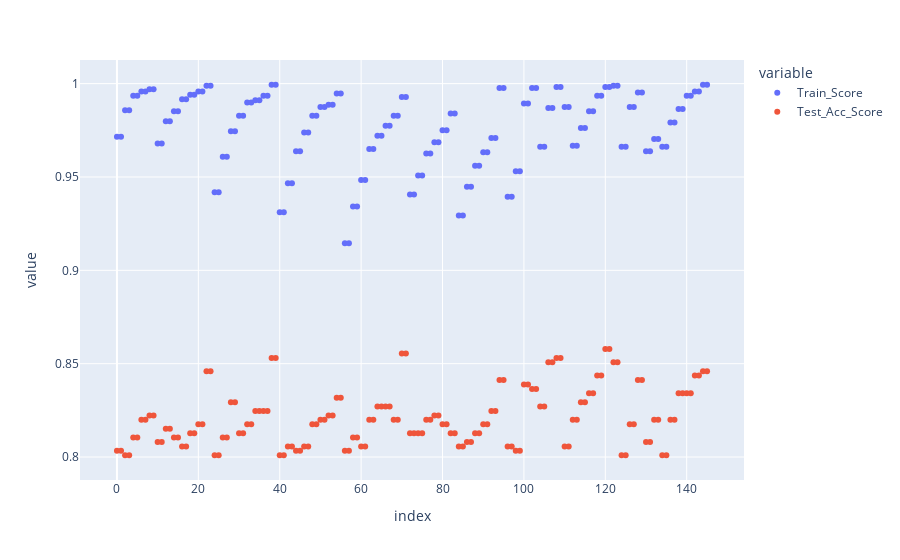

Notebook code cell kept with this figure:
### Code cell
px.scatter(df_xgb1, x = 'index', y = 'value', color= 'variable')

### Figure 1 — Plotly figure (JSON) as saved in the notebook; plotly's stock layout.template omitted (floating-point values rounded to 4 significant figures; data arrays with more than 128 entries replaced by an {"elided": "..."} marker saying what was removed)
{"data": [{"hovertemplate": "variable=Train_Score<br>index=%{x}<br>value=%{y}<extra></extra>", "legendgroup": "Train_Score", "marker": {"color": "#636efa", "symbol": "circle"}, "mode": "markers", "name": "Train_Score", "orientation": "v", "showlegend": true, "type": "scatter", "x": {"elided": "146 int values"}, "xaxis": "x", "y": {"elided": "146 float values"}, "yaxis": "y"}, {"hovertemplate": "variable=Test_Acc_Score<br>index=%{x}<br>value=%{y}<extra></extra>", "legendgroup": "Test_Acc_Score", "marker": {"color": "#EF553B", "symbol": "circle"}, "mode": "markers", "name": "Test_Acc_Score", "orientation": "v", "showlegend": true, "type": "scatter", "x": {"elided": "146 int values"}, "xaxis": "x", "y": {"elided": "146 float values"}, "yaxis": "y"}], "layout": {"legend": {"title": {"text": "variable"}, "tracegroupgap": 0}, "margin": {"t": 60}, "xaxis": {"anchor": "y", "domain": [0, 1], "title": {"text": "index"}}, "yaxis": {"anchor": "x", "domain": [0, 1], "title": {"text": "value"}}}}
